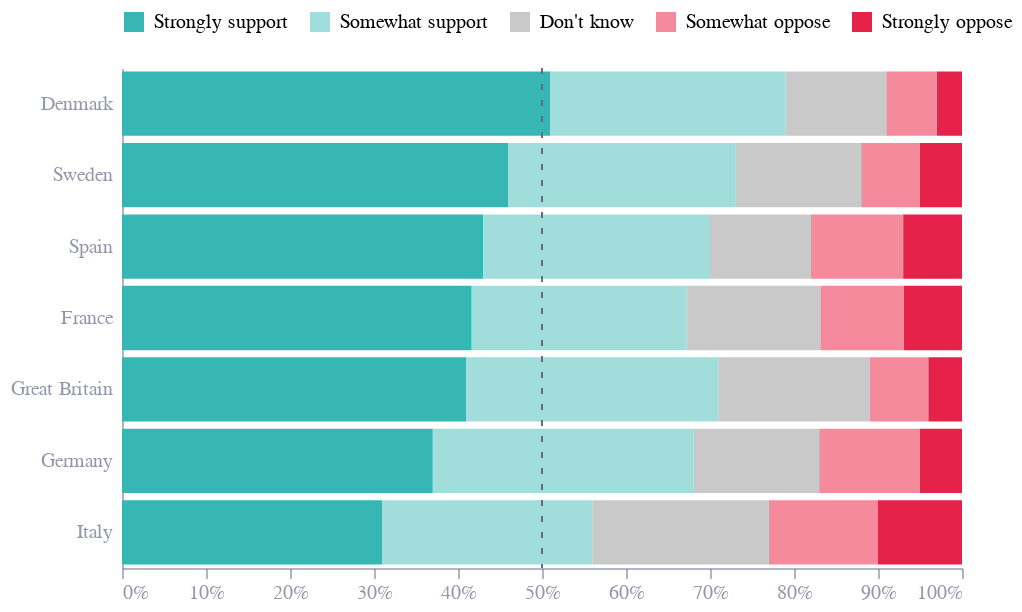

The notebook cell this image was saved under:
### Code cell
df = pd.read_csv("https://interactive.guim.co.uk/datawrapper/embed/SU8Bo/4/dataset.csv", sep="\t")
df.to_csv("data/yougov_guardian_Do you support or oppose retaliatory tariffs on US goods.csv", index=False)

# Rename GB to 'Great Britain' for clarity
df["Country"] = df["Country"].replace({"Britain": "Great Britain"})

# Melt the dataframe to long format
df = df.melt(id_vars=["Country"], var_name="Response", value_name="value")

# Convert to proportion
df["value"] = df["value"].astype(float) / 100
df["value"] = df["value"] / df.groupby("Country")["value"].transform("sum")


# Define response stacking order
response_order_map = {
    "Strongly oppose": 0,
    "Somewhat oppose": 1,
    "Don't know": 2,
    "Somewhat support": 3,
    "Strongly support": 4
}
df["response_order"] = df["Response"].map(response_order_map)

# Colour scale
color_scale = alt.Scale(
    domain=list(response_order_map.keys()),
    range=["#E6224B", "#F58A9D", "#C9C9C9", "#A0DDDB", "#36B7B4"]
)

# Set country order
country_order = ['Spain', 'Italy', 'France', 'Great Britain', 'Germany', 'Sweden', 'Denmark']
country_order = ["Denmark", "Sweden", "Spain", "France", "Great Britain", "Germany", "Italy"]
df = df[df["Country"].isin(country_order)]
df["country_order"] = df["Country"].map({name: i for i, name in enumerate(reversed(country_order))})

# Build chart
chart = alt.Chart(df).mark_bar().encode(
    y=alt.Y("Country:N", sort=alt.EncodingSortField(field="country_order", order="descending"), title=None),
    x=alt.X("value:Q", axis=alt.Axis(format='%'), title=None),
    color=alt.Color("Response:N", scale=color_scale, legend=alt.Legend(title="", orient="top", values=list(response_order_map.keys().__reversed__()
                                                                                                           ))),
    order=alt.Order("response_order:O", sort="descending"),
).properties(
    width=420,
    height=250,
)

halfway_rule = alt.Chart(pd.DataFrame({"x": [0.5]})).mark_rule(
    strokeDash=[3, 5],
    color="#676A86", strokeWidth=1).encode(
    x=alt.X("x:Q", title=None, axis=alt.Axis(format="%"))
)

chart = chart + halfway_rule
chart.save("charts/yougov_guardian_Do you support or oppose retaliatory tariffs on US goods.png", scale_factor=3)
chart.save("charts/yougov_guardian_Do you support or oppose retaliatory tariffs on US goods.json")
chart

### Figure 1 — Vega-Lite specification as saved in the notebook (floating-point values rounded to 4 significant figures)
{"config": {"font": "Circular Std", "mark": {"line": {"interpolate": "monotone"}}, "view": {"stroke": "transparent", "width": 400, "height": 300}, "range": {"category": ["#36B7B4", "#E6224B", "#F4C245", "#0063AF", "#00A767", "#179FDB", "#EB5C2E"], "diverging": ["#E6224B", "#E54753", "#C9C9C9", "#179FDB", "#122B39"], "heatmap": ["#C9C9C9", "#179FDB", "#0063AF", "#122B39"], "ordinal": ["#00A767", "#36B7B4", "#179FDB", "#0063AF", "#243B5A"]}, "axisX": {"domainColor": "#676A86", "domainOpacity": 0.5, "grid": false, "labelAngle": 0, "labelColor": "#676A86", "labelOpacity": 0.7, "orient": "bottom", "tickColor": "#676A86", "tickCount": 10, "tickOpacity": 0.5, "title": false, "titleAlign": "center", "titleAnchor": "middle", "titleColor": "#676A86", "titleFontSize": 12, "titleOpacity": 0.8, "titleY": -15}, "axisY": {"domainColor": "#676A86", "domainOpacity": 0.5, "gridColor": "#676A86", "gridDash": [1, 5], "gridOpacity": 0.5, "labelColor": "#676A86", "labelOpacity": 0.7, "labelPadding": 5, "tickColor": "#676A86", "tickCount": 8, "tickOpacity": 0.5, "ticks": false, "titleAlign": "left", "titleAngle": 0, "titleBaseline": "bottom", "titleColor": "#676A86", "titleFontSize": 12, "titleOpacity": 0.8, "titleX": 0, "titleY": -7}}, "layer": [{"data": {"name": "data-082483d47a46b4ed220a059266a5a4ef"}, "mark": {"type": "bar"}, "encoding": {"color": {"field": "Response", "legend": {"orient": "top", "title": "", "values": ["Strongly support", "Somewhat support", "Don't know", "Somewhat oppose", "Strongly oppose"]}, "scale": {"domain": ["Strongly oppose", "Somewhat oppose", "Don't know", "Somewhat support", "Strongly support"], "range": ["#E6224B", "#F58A9D", "#C9C9C9", "#A0DDDB", "#36B7B4"]}, "type": "nominal"}, "order": {"field": "response_order", "sort": "descending", "type": "ordinal"}, "x": {"axis": {"format": "%"}, "field": "value", "title": null, "type": "quantitative"}, "y": {"field": "Country", "sort": {"field": "country_order", "order": "descending"}, "title": null, "type": "nominal"}}}, {"data": {"name": "data-0b9635549045b9e552e2a6a33bee687b"}, "mark": {"type": "rule", "color": "#676A86", "strokeDash": [3, 5], "strokeWidth": 1}, "encoding": {"x": {"axis": {"format": "%"}, "field": "x", "title": null, "type": "quantitative"}}}], "height": 250, "width": 420, "$schema": "https://vega.github.io/schema/vega-lite/v5.8.0.json", "datasets": {"data-082483d47a46b4ed220a059266a5a4ef": [{"Country": "Great Britain", "Response": "Strongly support", "value": 0.41, "response_order": 4, "country_order": 2}, {"Country": "France", "Response": "Strongly support", "value": 0.4163, "response_order": 4, "country_order": 3}, {"Country": "Germany", "Response": "Strongly support", "value": 0.37, "response_order": 4, "country_order": 1}, {"Country": "Denmark", "Response": "Strongly support", "value": 0.51, "response_order": 4, "country_order": 6}, {"Country": "Sweden", "Response": "Strongly support", "value": 0.46, "response_order": 4, "country_order": 5}, {"Country": "Spain", "Response": "Strongly support", "value": 0.43, "response_order": 4, "country_order": 4}, {"Country": "Italy", "Response": "Strongly support", "value": 0.31, "response_order": 4, "country_order": 0}, {"Country": "Great Britain", "Response": "Somewhat support", "value": 0.3, "response_order": 3, "country_order": 2}, {"Country": "France", "Response": "Somewhat support", "value": 0.2559, "response_order": 3, "country_order": 3}, {"Country": "Germany", "Response": "Somewhat support", "value": 0.31, "response_order": 3, "country_order": 1}, {"Country": "Denmark", "Response": "Somewhat support", "value": 0.28, "response_order": 3, "country_order": 6}, {"Country": "Sweden", "Response": "Somewhat support", "value": 0.27, "response_order": 3, "country_order": 5}, {"Country": "Spain", "Response": "Somewhat support", "value": 0.27, "response_order": 3, "country_order": 4}, {"Country": "Italy", "Response": "Somewhat support", "value": 0.25, "response_order": 3, "country_order": 0}, {"Country": "Great Britain", "Response": "Don't know", "value": 0.18, "response_order": 2, "country_order": 2}, {"Country": "France", "Response": "Don't know", "value": 0.1592, "response_order": 2, "country_order": 3}, {"Country": "Germany", "Response": "Don't know", "value": 0.15, "response_order": 2, "country_order": 1}, {"Country": "Denmark", "Response": "Don't know", "value": 0.12, "response_order": 2, "country_order": 6}, {"Country": "Sweden", "Response": "Don't know", "value": 0.15, "response_order": 2, "country_order": 5}, {"Country": "Spain", "Response": "Don't know", "value": 0.12, "response_order": 2, "country_order": 4}, {"Country": "Italy", "Response": "Don't know", "value": 0.21, "response_order": 2, "country_order": 0}, {"Country": "Great Britain", "Response": "Somewhat oppose", "value": 0.07, "response_order": 1, "country_order": 2}, {"Country": "France", "Response": "Somewhat oppose", "value": 0.0994, "response_order": 1, "country_order": 3}, {"Country": "Germany", "Response": "Somewhat oppose", "value": 0.12, "response_order": 1, "country_order": 1}, {"Country": "Denmark", "Response": "Somewhat oppose", "value": 0.06, "response_order": 1, "country_order": 6}, {"Country": "Sweden", "Response": "Somewhat oppose", "value": 0.07, "response_order": 1, "country_order": 5}, {"Country": "Spain", "Response": "Somewhat oppose", "value": 0.11, "response_order": 1, "country_order": 4}, {"Country": "Italy", "Response": "Somewhat oppose", "value": 0.13, "response_order": 1, "country_order": 0}, {"Country": "Great Britain", "Response": "Strongly oppose", "value": 0.04, "response_order": 0, "country_order": 2}, {"Country": "France", "Response": "Strongly oppose", "value": 0.0692, "response_order": 0, "country_order": 3}, {"Country": "Germany", "Response": "Strongly oppose", "value": 0.05, "response_order": 0, "country_order": 1}, {"Country": "Denmark", "Response": "Strongly oppose", "value": 0.03, "response_order": 0, "country_order": 6}, {"Country": "Sweden", "Response": "Strongly oppose", "value": 0.05, "response_order": 0, "country_order": 5}, {"Country": "Spain", "Response": "Strongly oppose", "value": 0.07, "response_order": 0, "country_order": 4}, {"Country": "Italy", "Response": "Strongly oppose", "value": 0.1, "response_order": 0, "country_order": 0}], "data-0b9635549045b9e552e2a6a33bee687b": [{"x": 0.5}]}}
